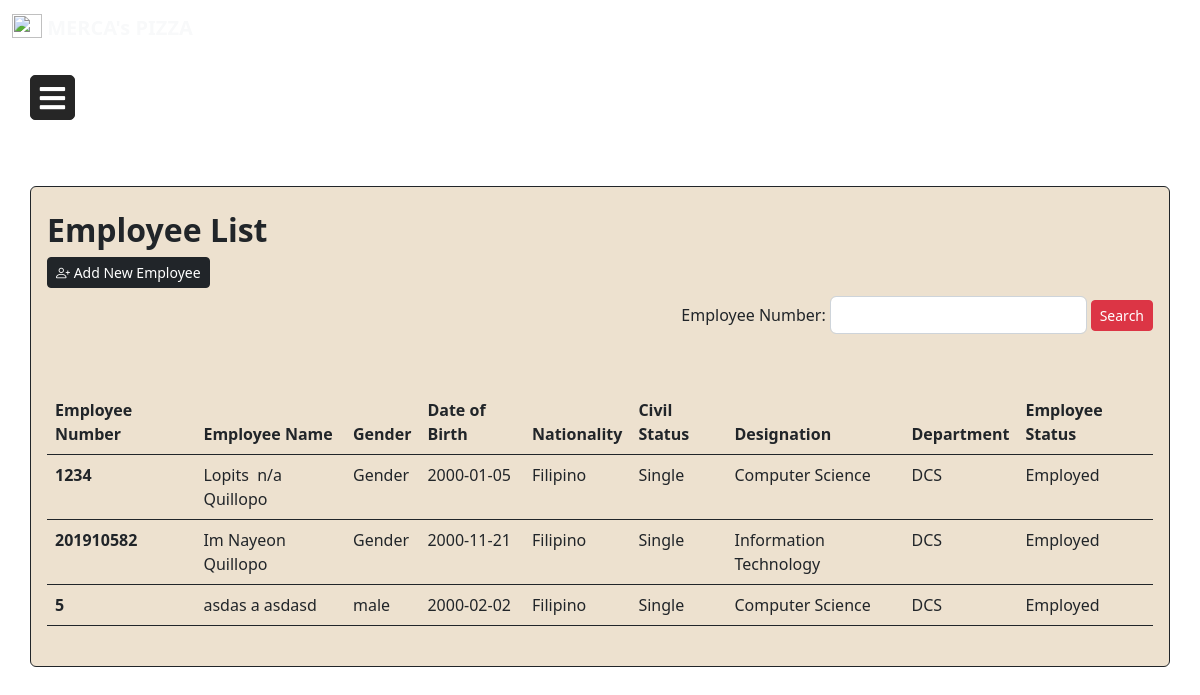
/employee_list.php (signed in), run on an earlier commit of the app's database.
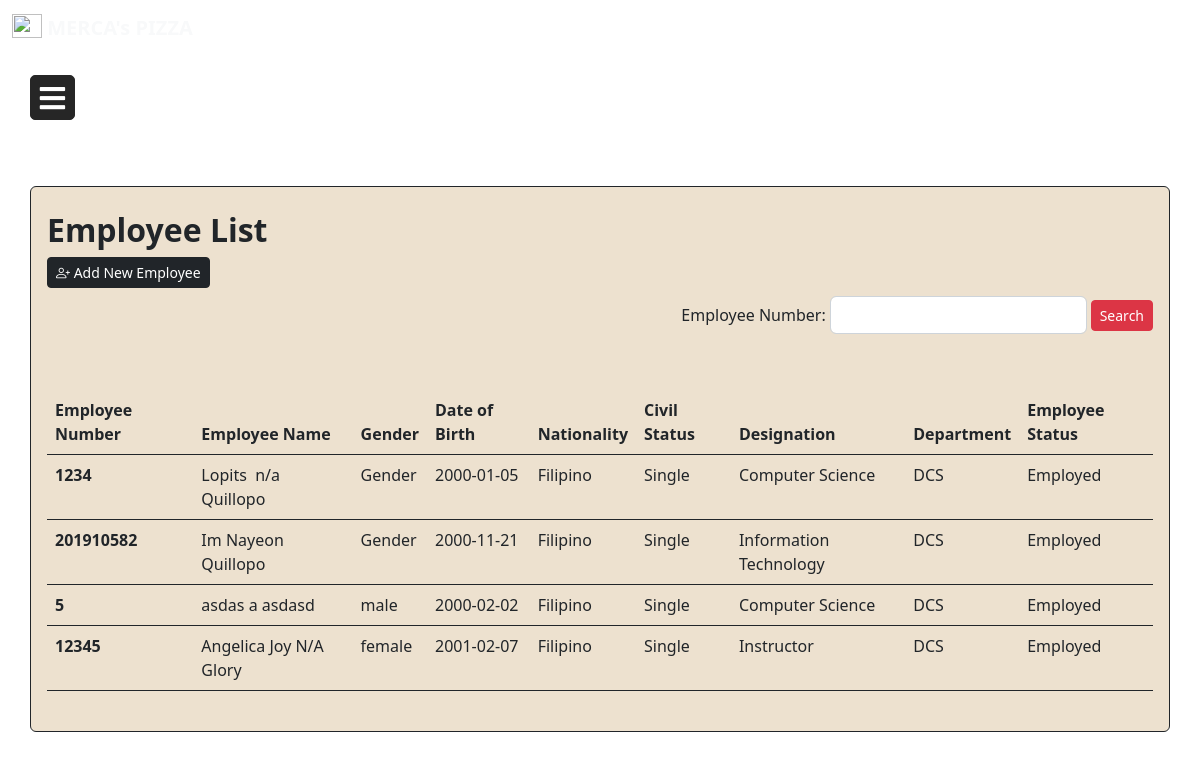
And on a later commit of the database.
### tables this page shows
CREATE TABLE `employee` (
  `id` int(11) NOT NULL,
  `employeenumber` varchar(255) NOT NULL,
  `employeename` varchar(255) NOT NULL,
  `gender` varchar(255) NOT NULL,
  `birthdate` date NOT NULL,
  `nationality` varchar(255) NOT NULL,
  `civilstatus` varchar(255) NOT NULL,
  `department` varchar(255) NOT NULL,
  `designation` varchar(255) NOT NULL,
  `employeestatus` varchar(255) NOT NULL,
  `picture` text NOT NULL,
  `contactnumber` varchar(255) NOT NULL,
  `email` varchar(255) NOT NULL,
  `age` varchar(20) NOT NULL,
  `paydate` date DEFAULT NULL,
  `dependent` varchar(255) DEFAULT NULL
);

### employee_list.php (the view, shortened to what the changed rows need)
<?php
include "config.php";
if($_SESSION['usertype']=="hr" || $_SESSION['usertype']=="superadmin"){
?>
<!DOCTYPE html>
<html lang="en">
<head>
    <link rel="stylesheet" href="css/dashboard.css">
    <link rel="stylesheet" href="https://cdnjs.cloudflare.com/ajax/libs/font-awesome/5.15.3/css/all.min.css"/>
    <link rel="stylesheet" href="https://cdn.jsdelivr.net/npm/bootstrap-icons@1.9.1/font/bootstrap-icons.css">
    <link rel="stylesheet" href="css/main.min.css">
    </head>
<body style="background-image: url(bg.webp);
            no-repeat center center fixed;
            -webkit-background-size: cover;
            -moz-background-size: cover;
            -o-background-size: cover;
            background-size: cover;">
    <br>
    <br>
    <br>
    <br>
<section id="main">
<div class="container-sm form-group border p-3  justify-content-center border-dark rounded" id="empdetailscontainer" style="background-color: #EDE1CF;">
    <div class="row my-2">
      <div class="col-lg-4">
          <h2 style= "font-weight: bold;">Employee List</h2>
      </div>
    </div>
    <div class="row my-2 gy-5 gx-10 justify-content-center">
        <div class="col-lg-12 d-flex justify-content-center">
        <table class="table table-hover border-dark">
  <thead>
    <tr>
      <th scope="col">Employee Number</th>
      <th scope="col">Employee Name</th>
      <th scope="col">Gender</th>
      <th scope="col">Date of Birth</th>
      <th scope="col">Nationality</th>
      <th scope="col">Civil Status</th>
      <th scope="col">Designation</th>
      <th scope="col">Department</th>
      <th scope="col">Employee Status</th>
    </tr>
  </thead>
  <tbody>
    <?php
      if (isset($_GET['empNum'])) {
        $empNum = $_GET['empNum'];
        $query = "SELECT * FROM employee WHERE employeenumber = '$empNum'";
        $run_query = mysqli_query($conn, $query) or die(mysqli_error($conn));
        if (mysqli_num_rows($run_query) > 0){
          while ($row = mysqli_fetch_array($run_query)){
            $employeeid = $row['employeenumber'];
            $employeename = $row['employeename'];
            $gender = $row['gender'];
            $birthdate = $row['birthdate'];
            $nationality = $row['nationality'];
            $civilstatus = $row['civilstatus'];
            $designation = $row['designation'];
            $department = $row['department'];
            $id = $row['id'];
            $employeestatus = $row['employeestatus'];
            echo '<tr row_id="'.$id.'">';
            echo '<th scope="row">'.$employeeid.'</th>';
            echo '<td>'.$employeename.'</td>';
            echo '<td>'.$gender.'</td>';
            echo '<td>'.$birthdate.'</td>';
            echo '<td>'.$nationality.'</td>';
            echo '<td>'.$civilstatus.'</td>';
            echo '<td>'.$designation.'</td>';
            echo '<td>'.$department.'</td>';
            echo '<td>'.$employeestatus.'</td>';
            echo '</tr>';
            echo '</a>';
          }
        }
      }
      else {
        $query = "SELECT * FROM employee";
        $run_query = mysqli_query($conn, $query) or die(mysqli_error($conn));
        if (mysqli_num_rows($run_query) > 0){
          while ($row = mysqli_fetch_array($run_query)){
            $employeeid = $row['employeenumber'];
            $employeename = $row['employeename'];
            $gender = $row['gender'];
            $birthdate = $row['birthdate'];
            $nationality = $row['nationality'];
            $civilstatus = $row['civilstatus'];
            $designation = $row['designation'];
            $department = $row['department'];
            $id = $row['id'];
            $employeestatus = $row['employeestatus'];
            echo '<tr row_id="'.$id.'">';
            echo '<th scope="row">'.$employeeid.'</th>';
            echo '<td>'.$employeename.'</td>';
            echo '<td>'.$gender.'</td>';
            echo '<td>'.$birthdate.'</td>';
            echo '<td>'.$nationality.'</td>';
            echo '<td>'.$civilstatus.'</td>';
            echo '<td>'.$designation.'</td>';
            echo '<td>'.$department.'</td>';
            echo '<td>'.$employeestatus.'</td>';
            echo '</tr>';
          }
        }
      }
    ?>
  </tbody>
</table>
        </div>
    </div>
</div>
</section>
</body>
</html>
<?php }
else{
  echo '<script>alert("Unauthorized Web Access")</script>';
    echo '<script>window.location.href="dashboard.php"</script>';
}?>

What changed in the data, as far as the page shows it:
added employee: employeenumber "12345", employeename "Angelica Joy N/A Glory", gender "female", birthdate "2001-02-07", nationality "Filipino", civilstatus "Single", designation "Instructor", department "DCS", employeestatus "Employed"
